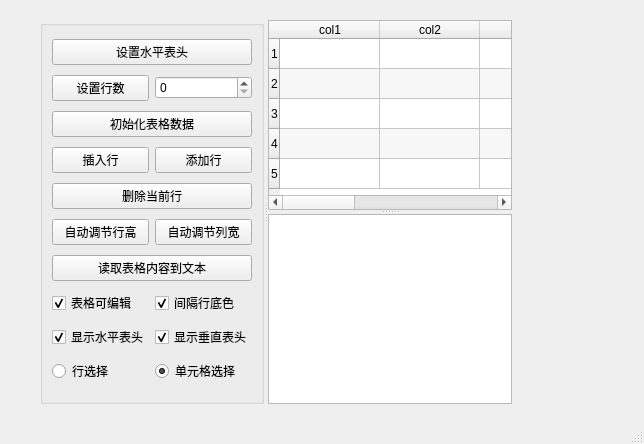
<?xml version="1.0" encoding="UTF-8"?>
<ui version="4.0">
 <class>MainWindow</class>
 <widget class="QMainWindow" name="MainWindow">
  <property name="geometry">
   <rect>
    <x>0</x>
    <y>0</y>
    <width>644</width>
    <height>444</height>
   </rect>
  </property>
  <property name="windowTitle">
   <string>MainWindow</string>
  </property>
  <widget class="QWidget" name="centralwidget">
   <widget class="QSplitter" name="splitter_2">
    <property name="geometry">
     <rect>
      <x>40</x>
      <y>20</y>
      <width>472</width>
      <height>384</height>
     </rect>
    </property>
    <property name="orientation">
     <enum>Qt::Horizontal</enum>
    </property>
    <widget class="QGroupBox" name="groupBox">
     <property name="title">
      <string/>
     </property>
     <layout class="QGridLayout" name="gridLayout">
      <item row="1" column="0">
       <widget class="QPushButton" name="btnSetRow">
        <property name="text">
         <string>设置行数</string>
        </property>
       </widget>
      </item>
      <item row="1" column="1">
       <widget class="QSpinBox" name="spinLineNum"/>
      </item>
      <item row="3" column="0">
       <widget class="QPushButton" name="btnInsertRow">
        <property name="text">
         <string>插入行</string>
        </property>
       </widget>
      </item>
      <item row="3" column="1">
       <widget class="QPushButton" name="btnAppendRow">
        <property name="text">
         <string>添加行</string>
        </property>
       </widget>
      </item>
      <item row="5" column="0">
       <widget class="QPushButton" name="btnAutoH">
        <property name="text">
         <string>自动调节行高</string>
        </property>
       </widget>
      </item>
      <item row="5" column="1">
       <widget class="QPushButton" name="btnAutoW">
        <property name="text">
         <string>自动调节列宽</string>
        </property>
       </widget>
      </item>
      <item row="7" column="0">
       <widget class="QCheckBox" name="chkTabEditable">
        <property name="text">
         <string>表格可编辑</string>
        </property>
        <property name="checked">
         <bool>true</bool>
        </property>
       </widget>
      </item>
      <item row="7" column="1">
       <widget class="QCheckBox" name="chkRowColor">
        <property name="text">
         <string>间隔行底色</string>
        </property>
        <property name="checked">
         <bool>true</bool>
        </property>
       </widget>
      </item>
      <item row="8" column="0">
       <widget class="QCheckBox" name="chkShowHeader">
        <property name="text">
         <string>显示水平表头</string>
        </property>
        <property name="checked">
         <bool>true</bool>
        </property>
       </widget>
      </item>
      <item row="8" column="1">
       <widget class="QCheckBox" name="chkShowHeaderV">
        <property name="text">
         <string>显示垂直表头</string>
        </property>
        <property name="checked">
         <bool>true</bool>
        </property>
       </widget>
      </item>
      <item row="9" column="0">
       <widget class="QRadioButton" name="rBtnSelRow">
        <property name="text">
         <string>行选择</string>
        </property>
       </widget>
      </item>
      <item row="9" column="1">
       <widget class="QRadioButton" name="rBtnSelItem">
        <property name="text">
         <string>单元格选择</string>
        </property>
        <property name="checked">
         <bool>true</bool>
        </property>
       </widget>
      </item>
      <item row="0" column="0" colspan="2">
       <widget class="QPushButton" name="btnSetHeader">
        <property name="text">
         <string>设置水平表头</string>
        </property>
       </widget>
      </item>
      <item row="2" column="0" colspan="2">
       <widget class="QPushButton" name="btnInitData">
        <property name="text">
         <string>初始化表格数据</string>
        </property>
       </widget>
      </item>
      <item row="4" column="0" colspan="2">
       <widget class="QPushButton" name="btnDelCurRow">
        <property name="text">
         <string>删除当前行</string>
        </property>
       </widget>
      </item>
      <item row="6" column="0" colspan="2">
       <widget class="QPushButton" name="btnReadTab">
        <property name="text">
         <string>读取表格内容到文本</string>
        </property>
       </widget>
      </item>
     </layout>
    </widget>
    <widget class="QSplitter" name="splitter">
     <property name="orientation">
      <enum>Qt::Vertical</enum>
     </property>
     <widget class="QTableWidget" name="tabInfo">
      <property name="alternatingRowColors">
       <bool>true</bool>
      </property>
      <row/>
      <row/>
      <row/>
      <row/>
      <row/>
      <column>
       <property name="text">
        <string>col1</string>
       </property>
      </column>
      <column>
       <property name="text">
        <string>col2</string>
       </property>
      </column>
      <column>
       <property name="text">
        <string>col3</string>
       </property>
      </column>
      <column>
       <property name="text">
        <string>col4</string>
       </property>
      </column>
      <column>
       <property name="text">
        <string>col5</string>
       </property>
      </column>
      <column>
       <property name="text">
        <string>col6</string>
       </property>
      </column>
     </widget>
     <widget class="QTextEdit" name="textEdit"/>
    </widget>
   </widget>
  </widget>
  <widget class="QStatusBar" name="statusbar"/>
 </widget>
 <resources/>
 <connections/>
</ui>
